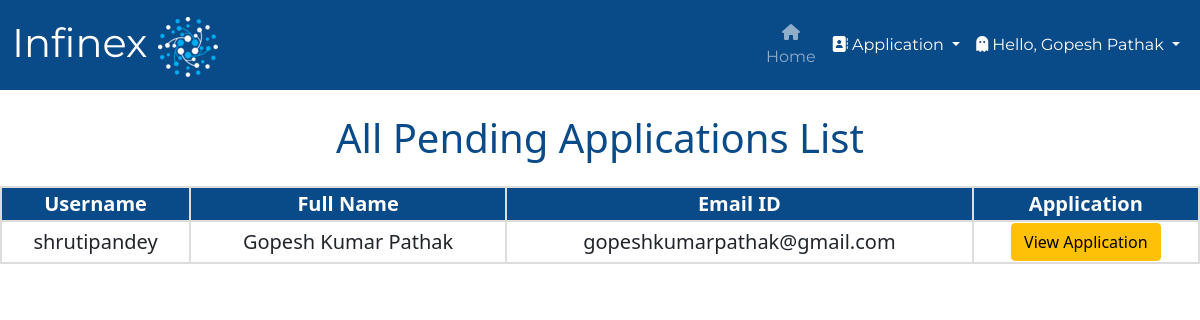
/pending_applications/ (signed in), run on the app's committed database.
### college/models.py (models this page shows, shortened)
class Application(models.Model):
    COURSES = (
    ('Computer Science Engineering', 'Computer Science Engineering'),
    ('Information Technology Engineering', 'Information Technology Engineering'),
    ('Electronics and Telecommunication Engineering', 'Electronics and Telecommunication Engineering'),
    ('Electronics Engineering', 'Electronics Engineering'),
    )
    STATUS = (
        ('Approved', 'Approved'),
        ('Pending', 'Pending'),
        ('Rejected', 'Rejected'),
    )
    user = models.OneToOneField(User, on_delete=models.CASCADE, blank=True, null=True)
    course = models.CharField(max_length=100, choices= COURSES)
    name = models.CharField(max_length=200)
    email = models.CharField(max_length=200)
    phone_no = models.CharField(max_length=200)
    address = models.TextField(max_length=200)
    student_profile = models.ImageField(upload_to="images")
    ssc_percentage = models.DecimalField(max_digits=4, decimal_places=2, null=True)
    ssc_marksheet = models.ImageField(upload_to="images", null=True)
    ssc_passing_certificate = models.ImageField(upload_to="images", null=True)
    ssc_leaving_certificate = models.ImageField(upload_to="images", null=True)
    hsc_percentage = models.DecimalField(max_digits=4, decimal_places=2, null=True)
    hsc_marksheet = models.ImageField(upload_to="images", null=True)
    hsc_passing_certificate = models.ImageField(upload_to="images", null=True)
    hsc_leaving_certificate = models.ImageField(upload_to="images", null=True)
    cet_percentile = models.DecimalField(max_digits=5, decimal_places=3, null=True)
    cet_scorecard = models.ImageField(upload_to="images", null=True)
    jee_percentile = models.DecimalField(max_digits=5, decimal_places=3, null=True)
    jee_scorecard = models.ImageField(upload_to="images", null=True)
    Application_Status = models.TextField(max_length=100, choices=STATUS, default="Pending")
    message = models.TextField(max_length=100, default="", null=True, blank=True)

### college/views.py (the view)
# urls.py: path("pending_applications/", views.pending_applications, name="pending_applications"),
def pending_applications(request):
    if not request.user.is_superuser:
        return redirect("/login")
    pending = Application.objects.filter(Application_Status="Pending")
    return render(request, "pending_applications.html", {'pending':pending})

### college/templates/pending_applications.html (shortened to what this page needs)
{% extends 'admin.html' %}
    {% block body %}
    <h1 class="mt-4">All Pending Applications List</h1>
    <div class="users-table mt-4">
    <table>
        <tbody>
            <tr>
                <th>Username</th>
                <th>Full Name</th>
                <th>Email ID</th>
                <th>Application</th>
            </tr>
            {% for i in pending %}
            <tr>
                <td>{{i.user}}</td>
                <td>{{i.name}}</td>
                <td>{{i.email}}</td>
                <td><a href="/student_application/{{i.id}}/" class="btn btn-warning">View Application</a></td>
            </tr>
            {% endfor %}
        </tbody>
    </table>
    {% endblock %}

### college/templates/admin.html (shortened to what this page needs)
<!doctype html>
<html lang="en">
<head>
  {% load static %}
  <link href="https://cdn.jsdelivr.net/npm/bootstrap@5.0.2/dist/css/bootstrap.min.css" rel="stylesheet">
  <link rel="stylesheet" type="text/css" href="{% static 'css/basic.css' %}">
  <link rel="stylesheet" href="https://cdnjs.cloudflare.com/ajax/libs/font-awesome/5.15.3/css/all.min.css">
</head>
<body>
  <nav class="navbar navbar-expand-lg navbar-dark">
    <div class="container-fluid">
      <a class="navbar-brand" href="#">Infinex <img src={% static "images/logoplainwhite2.png" %}/></a>
      <div class="collapse navbar-collapse" id="navbarSupportedContent">
        <ul class="navbar-nav me-auto mb-2 mb-lg-0">
          <li class="nav-item">
            <a class="nav-link {% block admin %} {% endblock %}" aria-current="page" href="/handle_admin/"><i class="fa fa-home"></i> Home</a>
          </li>
        </ul>
        <div class="collapse navbar-collapse" id="navbarNavDarkDropdown">
          <ul class="navbar-nav">
            <li class="nav-item dropdown">
              <a class="nav-link active dropdown-toggle" href="#" id="navbarDarkDropdownMenuLink" role="button"
                data-bs-toggle="dropdown" aria-expanded="false">
                <i class="fa fa-address-book"></i> Application
              </a>
            </li>
          </ul>
        </div>
      </div>
      <div class="collapse navbar-collapse" id="navbarNavDarkDropdown">
        <ul class="navbar-nav">
          <li class="nav-item dropdown">
            <a class="nav-link active dropdown-toggle" href="#" id="navbarDarkDropdownMenuLink" role="button"
              data-bs-toggle="dropdown" aria-expanded="false">
              <i class="fa-solid fa-ghost"></i> Hello, {{request.user.get_full_name}}
            </a>
          </li>
        </ul>
      </div>
    </div>
  </nav>
  {% block body %}
  {% endblock %}
</body>
</html>

### static/css/basic.css (style rules this page uses)
.navbar { background-color: #094a89; display: flex; align-items: center; font-family: 'Montserrat', sans-serif; height: auto; margin: auto; overflow:visible; }
.navbar-brand { font-family: 'Montserrat', sans-serif; font-size: 40px; width: 850px; }
.nav-link { font-family: 'Montserrat', sans-serif; font-size: 16px; }
#navbarSupportedContent { text-align: center; }
#navbarDarkDropdownMenuLink { text-align: left; }

### college/templates/pending_applications.html (style rules this page uses)
h1 { text-align: center; color: #094a89; }
table { border-collapse: collapse; width: 100%; text-align: center; font-size: 20px; }
th { background-color: #094a89; color: white; }
th, td { border: 2px solid #ddd; }

### data on the page
Application: user "shrutipandey", name "Gopesh Kumar Pathak", email "gopeshkumarpathak@gmail.com"

### other printed values
{{ request.user.get_full_name }} "Gopesh Pathak"
